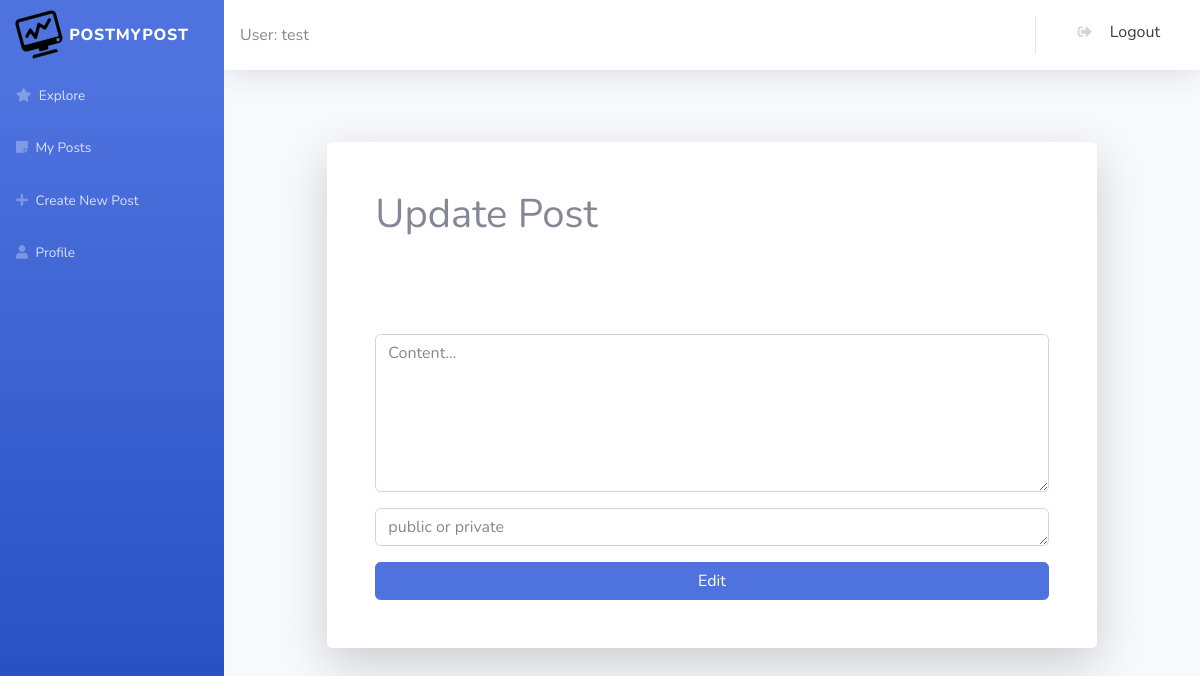
Page /post_update/2 (signed in) on the earlier database version.
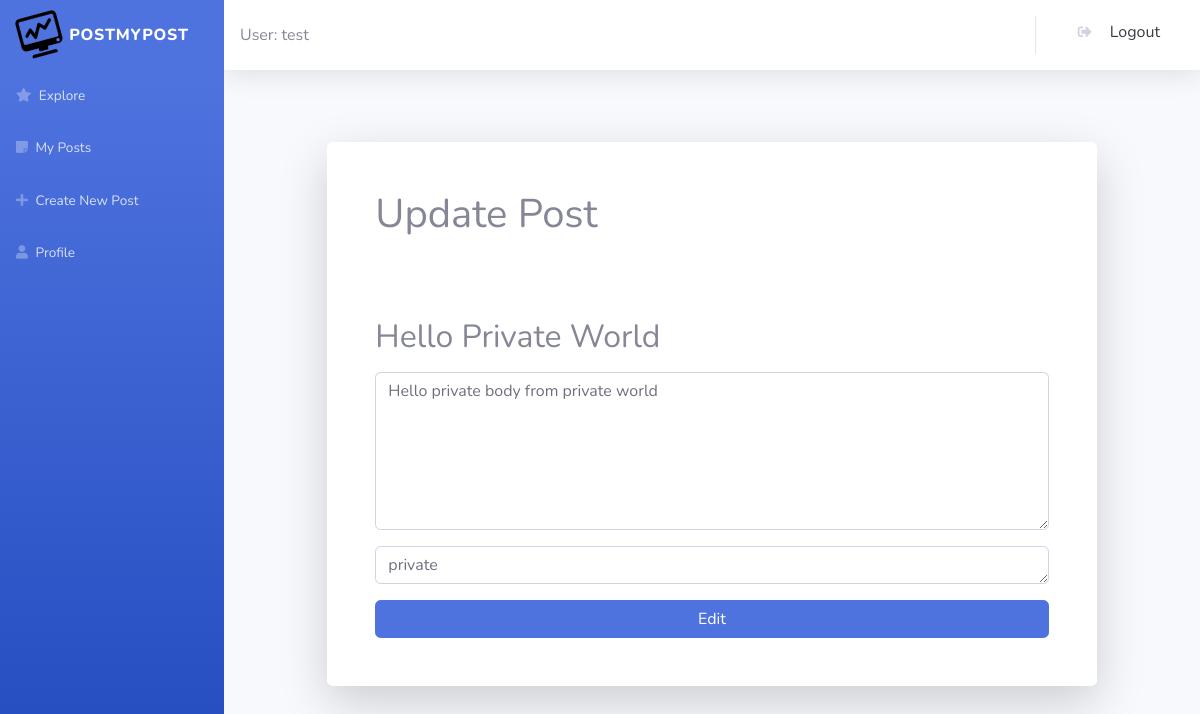
Same page on the later database version.
### app/models.py (models this page shows, shortened)
class BlogPost(db.Model):
    id = db.Column(db.Integer, primary_key = True)
    title = db.Column(db.String(50))
    body = db.Column(db.String(200))
    date = db.Column(db.String(50))
    user_id = db.Column(db.Integer, db.ForeignKey("user.id"), nullable = False)
    username = db.Column(db.String(50))
    visibility = db.Column(db.String(10))
    edited = db.Column(db.String(3))

### app/routes.py (the view, shortened to what this page needs)
@app.route('/post_update/<id>',  methods=['GET', 'POST'])
@login_required
def post_update(id):
    post = db.session().query(BlogPost).filter_by(id=id).first()
    form = PostEdit()
    return render_template("update_post.html", post=post, form=form)

### app/forms.py
class PostEdit(FlaskForm):
    body = StringField('Content...', validators=[DataRequired()])
    visibility = StringField('Public or Private', validators=[DataRequired()])
    submit = SubmitField('Register')

### app/models.py (called while the page is built)
@login.user_loader
def load_user(id):
    return User.query.get(int(id))

### app/templates/update_post.html (shortened to what this page needs)
{% extends "base.html" %}
{% block content %}
<div class="container">
    <div class="row justify-content-center">
        <div class="col-md-9 col-lg-12 col-xl-10">
            <div class="card shadow-lg o-hidden border-0 my-5">
                <div class="card-body p-0">
                    <div class="row">
                        <div class="col">
                            <div class="p-5">
                                <h1>Update Post</h1>
                                <br>
                                <br>
                                <br>
                                <form action="" method="post" novalidate>
                                    <div class="form-group">
                                        <h2>{{post.title}}</h2>
                                    </div>
                                    <div class="form-group">
                                        <textarea
                                            class="form-control form-control-user"
                                            type="text"
                                            id="body"
                                            placeholder={{"Content..."}}
                                            name="body"
                                            value="{{request.form.body }}"
                                            rows="6"
                                        >{{post.body}}</textarea>
                                    </div>
                                    <div class="form-group">
                                        <textarea
                                            class="form-control form-control-user"
                                            type="text"
                                            id="visibility"
                                            placeholder="public or private"
                                            name="visibility"
                                            value="{{request.form.visibility }}"
                                            rows="1"
                                        >{{post.visibility}}</textarea>
                                    </div>
                                    <button
                                        class="btn btn-primary btn-block text-white btn-user"
                                        type="submit">
                                        Edit
                                    </button>
                                </form>
                            </div>
                        </div>
                    </div>
                </div>
            </div>
        </div>
    </div>
</div>
{% endblock %}

Differences in the rows shown:
added BlogPost: title "Hello Private World", body "Hello private body from private world", visibility "private"
